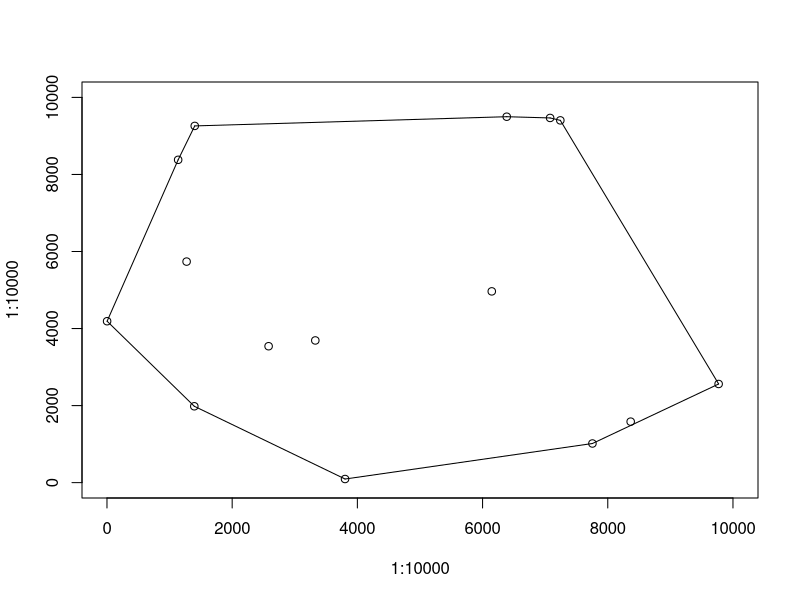

This chart was generated by the following R code:
#! /usr/bin/env Rscript
png("convex.png", width=700, height=700)
plot(1:10000, 1:10000, type="n")

#points
points(2,4190)
points(1137,8380)
points(1272,5738)
points(1395,1982)
points(1402,9260)
points(2582,3541)
points(3328,3691)
points(3803,94)
points(6147,4965)
points(6386,9499)
points(7079,9467)
points(7242,9404)
points(7755,1016)
points(8366,1583)
points(9771,2561)

#line segments
segments(2,4190,1137,8380)
segments(1137,8380,1402,9260)
segments(1402,9260,6386,9499)
segments(6386,9499,7079,9467)
segments(7079,9467,7242,9404)
segments(7242,9404,9771,2561)
segments(9771,2561,7755,1016)
segments(7755,1016,3803,94)
segments(3803,94,1395,1982)
segments(1395,1982,2,4190)
dev.off()
